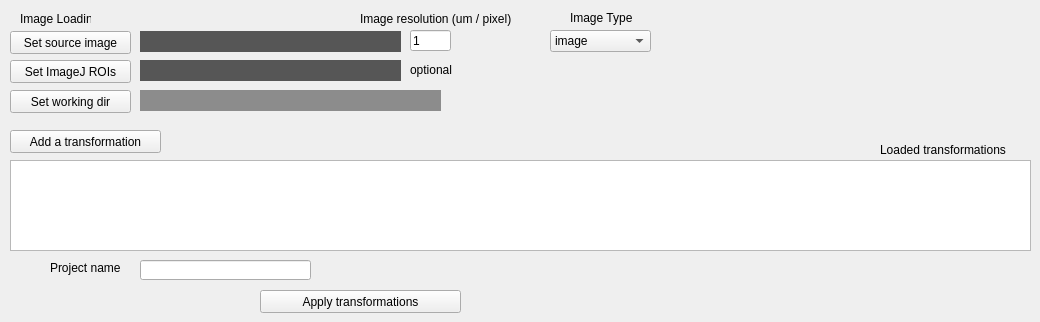
    <widget class="QWidget" name="TformImg">
     <attribute name="title">
      <string>Transform Images</string>
     </attribute>
     <widget class="QPushButton" name="TFM_button_source">
      <property name="geometry">
       <rect>
        <x>10</x>
        <y>31</y>
        <width>121</width>
        <height>23</height>
       </rect>
      </property>
      <property name="styleSheet">
       <string notr="true">gridline-color: rgb(0, 0, 0);</string>
      </property>
      <property name="text">
       <string>Set source image</string>
      </property>
     </widget>
     <widget class="QLabel" name="TFM_type_img_res_label_2">
      <property name="geometry">
       <rect>
        <x>360</x>
        <y>11</y>
        <width>181</width>
        <height>16</height>
       </rect>
      </property>
      <property name="text">
       <string>Image resolution (um / pixel)</string>
      </property>
     </widget>
     <widget class="QLabel" name="TFM_Imageloading_overhead_2">
      <property name="geometry">
       <rect>
        <x>20</x>
        <y>11</y>
        <width>71</width>
        <height>16</height>
       </rect>
      </property>
      <property name="text">
       <string>Image Loading</string>
      </property>
      <property name="textFormat">
       <enum>Qt::AutoText</enum>
      </property>
     </widget>
     <widget class="QLabel" name="TFM_textbox_source">
      <property name="geometry">
       <rect>
        <x>140</x>
        <y>31</y>
        <width>261</width>
        <height>21</height>
       </rect>
      </property>
      <property name="styleSheet">
       <string notr="true">background-color: rgb(86, 86, 86);
font: italic 8pt &quot;Arial&quot;;
color: rgb(255, 255, 255);</string>
      </property>
      <property name="text">
       <string/>
      </property>
     </widget>
     <widget class="QLineEdit" name="TFM_src_reso">
      <property name="geometry">
       <rect>
        <x>410</x>
        <y>30</y>
        <width>41</width>
        <height>21</height>
       </rect>
      </property>
      <property name="text">
       <string>1</string>
      </property>
     </widget>
     <widget class="QPushButton" name="TFM_button_transform">
      <property name="geometry">
       <rect>
        <x>10</x>
        <y>130</y>
        <width>151</width>
        <height>23</height>
       </rect>
      </property>
      <property name="styleSheet">
       <string notr="true">gridline-color: rgb(0, 0, 0);</string>
      </property>
      <property name="text">
       <string>Add a transformation</string>
      </property>
     </widget>
     <widget class="QPushButton" name="TFM_button_apply_transform">
      <property name="geometry">
       <rect>
        <x>260</x>
        <y>290</y>
        <width>201</width>
        <height>23</height>
       </rect>
      </property>
      <property name="text">
       <string>Apply transformations</string>
      </property>
     </widget>
     <widget class="QListWidget" name="TFM_tform_list">
      <property name="geometry">
       <rect>
        <x>10</x>
        <y>160</y>
        <width>1021</width>
        <height>91</height>
       </rect>
      </property>
     </widget>
     <widget class="QLabel" name="TFM_Imageloading_overhead_3">
      <property name="geometry">
       <rect>
        <x>880</x>
        <y>140</y>
        <width>151</width>
        <height>20</height>
       </rect>
      </property>
      <property name="text">
       <string>Loaded transformations</string>
      </property>
      <property name="textFormat">
       <enum>Qt::AutoText</enum>
      </property>
     </widget>
     <widget class="QLabel" name="TFM_projectname_overhead_2">
      <property name="geometry">
       <rect>
        <x>50</x>
        <y>260</y>
        <width>81</width>
        <height>16</height>
       </rect>
      </property>
      <property name="text">
       <string>Project name</string>
      </property>
     </widget>
     <widget class="QLineEdit" name="TFM_textbox_fn">
      <property name="geometry">
       <rect>
        <x>140</x>
        <y>260</y>
        <width>171</width>
        <height>20</height>
       </rect>
      </property>
     </widget>
     <widget class="QLabel" name="TFM_textbox_wd">
      <property name="geometry">
       <rect>
        <x>140</x>
        <y>90</y>
        <width>301</width>
        <height>21</height>
       </rect>
      </property>
      <property name="styleSheet">
       <string notr="true">background-color: rgb(140, 140, 140);
color: rgb(255, 255, 255);
font: 75 8pt &quot;Arial&quot;;</string>
      </property>
      <property name="text">
       <string/>
      </property>
     </widget>
     <widget class="QPushButton" name="TFM_button_wd">
      <property name="geometry">
       <rect>
        <x>10</x>
        <y>90</y>
        <width>121</width>
        <height>23</height>
       </rect>
      </property>
      <property name="text">
       <string>Set working dir</string>
      </property>
     </widget>
     <widget class="QPushButton" name="TFM_button_ijrois">
      <property name="geometry">
       <rect>
        <x>10</x>
        <y>60</y>
        <width>121</width>
        <height>23</height>
       </rect>
      </property>
      <property name="styleSheet">
       <string notr="true">gridline-color: rgb(0, 0, 0);</string>
      </property>
      <property name="text">
       <string>Set ImageJ ROIs</string>
      </property>
     </widget>
     <widget class="QLabel" name="TFM_textbox_ijrois">
      <property name="geometry">
       <rect>
        <x>140</x>
        <y>60</y>
        <width>261</width>
        <height>21</height>
       </rect>
      </property>
      <property name="styleSheet">
       <string notr="true">background-color: rgb(86, 86, 86);
font: italic 8pt &quot;Arial&quot;;
color: rgb(255, 255, 255);</string>
      </property>
      <property name="text">
       <string/>
      </property>
     </widget>
     <widget class="QComboBox" name="TFM_roi_type">
      <property name="geometry">
       <rect>
        <x>550</x>
        <y>30</y>
        <width>101</width>
        <height>22</height>
       </rect>
      </property>
      <item>
       <property name="text">
        <string>image</string>
       </property>
      </item>
      <item>
       <property name="text">
        <string>ijroi</string>
       </property>
      </item>
     </widget>
     <widget class="QLabel" name="TFM_type_img_res_label_3">
      <property name="geometry">
       <rect>
        <x>570</x>
        <y>10</y>
        <width>81</width>
        <height>16</height>
       </rect>
      </property>
      <property name="text">
       <string>Image Type </string>
      </property>
     </widget>
     <widget class="QLabel" name="HDR_roi_names_label_4">
      <property name="geometry">
       <rect>
        <x>410</x>
        <y>60</y>
        <width>161</width>
        <height>20</height>
       </rect>
      </property>
      <property name="styleSheet">
       <string notr="true">font: 75 italic 8pt &quot;MS Shell Dlg 2&quot;;</string>
      </property>
      <property name="text">
       <string>optional</string>
      </property>
     </widget>
    </widget>
